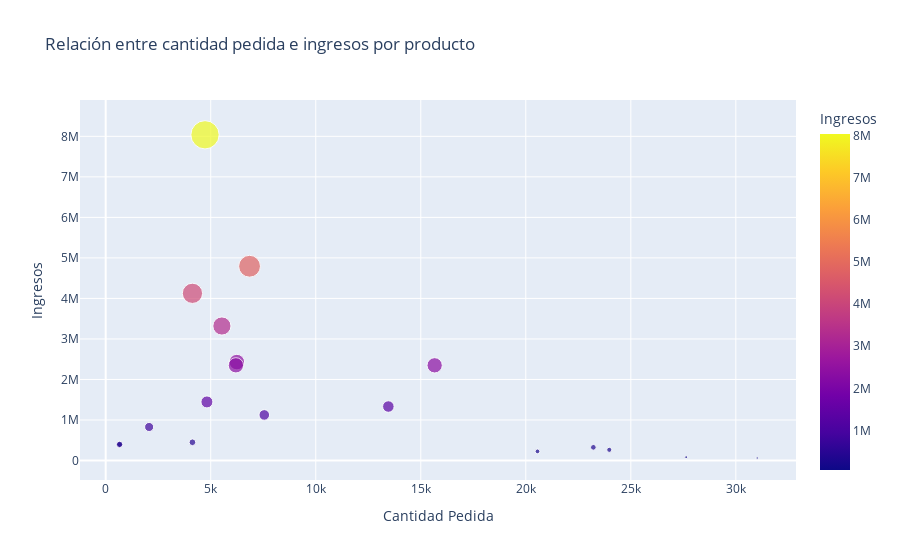

Here is the notebook cell this chart was saved with:
### Markdown cell above
7. Punto EXTRA: Relación cantidad pedida/precios

Se nos ocurrió realizar una correlación entre los productos y el ingreso percibido, para saber si:
- Los productos más pedidos, por ser más pedidos, hacen una diferenciación en el ingreso percibido
- Existen productos "estrella", que generen más ingresos aunque se vendan menos

De esta manera podemos saber que conviene priorizar en torno a stock/publicidad

### Code cell
#Creamos la columna "Ingresos", calculamos el ingreso del pedido multiplicando el precio unitario por la cantidad pedida
ventas_concatenadas['Ingresos'] = ventas_concatenadas['Precio Unitario'] * ventas_concatenadas['Cantidad Pedida']

#Agrupamos las filas que tienen el mismo producto, sumamos unidades vendidas e ingresos totales de cada producto
ventas_producto = ventas_concatenadas.groupby('Producto').agg({
    'Cantidad Pedida': 'sum',
    'Ingresos': 'sum'
}).reset_index()

#Graficamos
fig = px.scatter(
    ventas_producto,
    x='Cantidad Pedida',
    y='Ingresos',
    size='Ingresos',
    color='Ingresos',
    hover_data=['Producto', 'Cantidad Pedida', 'Ingresos'],
    title='Relación entre cantidad pedida e ingresos por producto'
)
fig.show()

### Figure 1 — Plotly figure (JSON) as saved in the notebook; plotly's stock layout.template omitted (floating-point values rounded to 4 significant figures)
{"data": [{"customdata": [["20in Monitor"], ["27in 4K Gaming Monitor"], ["27in FHD Monitor"], ["34in Ultrawide Monitor"], ["AA Batteries (4-pack)"], ["AAA Batteries (4-pack)"], ["Apple Airpods Headphones"], ["Bose SoundSport Headphones"], ["Flatscreen TV"], ["Google Phone"], ["LG Dryer"], ["LG Washing Machine"], ["Lightning Charging Cable"], ["Macbook Pro Laptop"], ["ThinkPad Laptop"], ["USB-C Charging Cable"], ["Vareebadd Phone"], ["Wired Headphones"], ["iPhone"]], "hovertemplate": "Cantidad Pedida=%{x}<br>Ingresos=%{marker.color}<br>Producto=%{customdata[0]}<extra></extra>", "legendgroup": "", "marker": {"color": [450061, 2428916, 1124950, 2349421, 82905, 62034, 2349150, 1332243, 1445700, 3319200, 387600, 399600, 325038, 8037600, 4125870, 263725, 827200, 226127, 4794300], "coloraxis": "coloraxis", "size": [450061, 2428916, 1124950, 2349421, 82905, 62034, 2349150, 1332243, 1445700, 3319200, 387600, 399600, 325038, 8037600, 4125870, 263725, 827200, 226127, 4794300], "sizemode": "area", "sizeref": 20094, "symbol": "circle"}, "mode": "markers", "name": "", "orientation": "v", "showlegend": false, "type": "scatter", "x": [4129, 6244, 7550, 6199, 27635, 31017, 15661, 13457, 4819, 5532, 646, 666, 23217, 4728, 4130, 23975, 2068, 20557, 6849], "xaxis": "x", "y": [450061, 2428916, 1124950, 2349421, 82905, 62034, 2349150, 1332243, 1445700, 3319200, 387600, 399600, 325038, 8037600, 4125870, 263725, 827200, 226127, 4794300], "yaxis": "y"}], "layout": {"coloraxis": {"colorbar": {"title": {"text": "Ingresos"}}, "colorscale": [[0, "#0d0887"], [0.1111, "#46039f"], [0.2222, "#7201a8"], [0.3333, "#9c179e"], [0.4444, "#bd3786"], [0.5556, "#d8576b"], [0.6667, "#ed7953"], [0.7778, "#fb9f3a"], [0.8889, "#fdca26"], [1, "#f0f921"]]}, "legend": {"itemsizing": "constant", "tracegroupgap": 0}, "title": {"text": "Relación entre cantidad pedida e ingresos por producto"}, "xaxis": {"anchor": "y", "domain": [0, 1], "title": {"text": "Cantidad Pedida"}}, "yaxis": {"anchor": "x", "domain": [0, 1], "title": {"text": "Ingresos"}}}}
